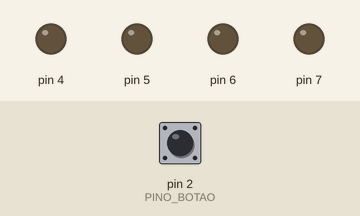
The sketch below on a simulated Arduino Uno, built with avr-gcc and run on an emulated ATmega328P. Parts: output pins drawn as LEDs (lit = HIGH). The test bench sets the inputs (shaded band); at power-on: pin 2 (PINO_BOTAO) HIGH.

Above: at 1.2 s.
1.3 s: pin 2 (PINO_BOTAO) pulled LOW for 0.15 s
At 2.1 s:
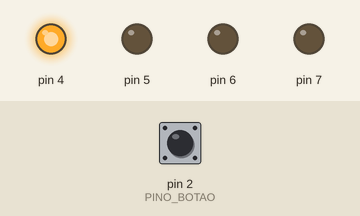
2.9 s: pin 2 (PINO_BOTAO) pulled LOW for 0.15 s
At 3.3 s:
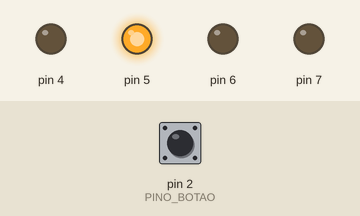
4.5 s: pin 2 (PINO_BOTAO) pulled LOW for 1 s
At 5.8 s:
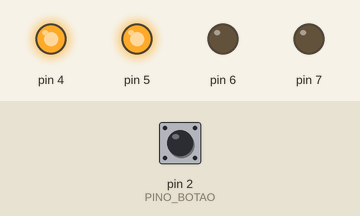
7.0 s: pin 2 (PINO_BOTAO) pulled LOW for 0.15 s
At 7.7 s:
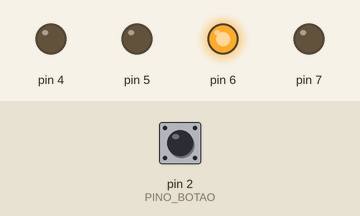
8.6 s: pin 2 (PINO_BOTAO) pulled LOW for 1 s
At 10.1 s:
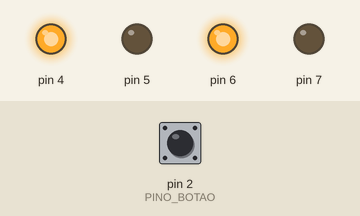
11.1 s: pin 2 (PINO_BOTAO) pulled LOW for 3.2 s
At 14.9 s:
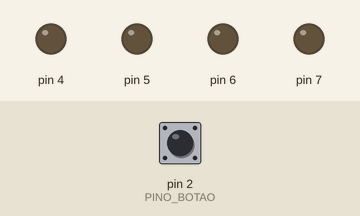
Timing chart, 0 to 16.4 s (numbered marks = the images above; inputs shaded):
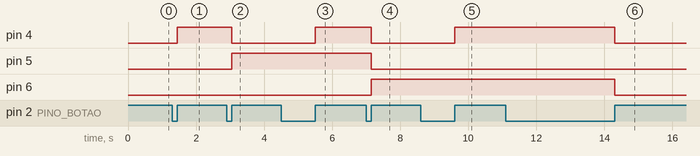

The sketch:

aula16_nivel3.ino
```cpp
// Aula 16 – Nível 3: Contador em binário com reset
// pecas: botao 2; led 4 vermelho; led 5 vermelho; led 6 vermelho; led 7 vermelho
// Cada toque soma 1 (0 a 15 em binário nos LEDs); segurar 1 s zera
#include <Arduino.h>                               // funções do Arduino (pinMode, digitalWrite, delay...)
#define PINO_BOTAO 2                               // botão no pino 2
int contagem = 0;                                  // valor mostrado em binário

void mostrar() {                                   // contagem em binário nos pinos 4 a 7
  for (int bit = 0; bit < 4; bit++) digitalWrite(4 + bit, bitRead(contagem, bit));   // bit 0 no pino 4, bit 3 no pino 7
}

void setup() {                                     // roda uma vez, quando a placa liga
  pinMode(PINO_BOTAO, INPUT_PULLUP);               // PINO_BOTAO como entrada com pull-up interno
  for (int pino = 4; pino <= 7; pino++) pinMode(pino, OUTPUT);   // pinos 4 a 7 como saída
  mostrar();                                       // atualiza a exibição
}

void loop() {                                      // repete para sempre
  if (digitalRead(PINO_BOTAO) == LOW) {            // botão apertado?
    unsigned long inicio = millis();               // marca o instante inicial
    delay(30);                                     // debounce simples
    while (digitalRead(PINO_BOTAO) == LOW) {       // espera soltar
    }
    if (millis() - inicio > 1000) contagem = 0;    // toque longo: zera
    else contagem = (contagem + 1) % 16;           // toque curto: soma
    mostrar();                                     // atualiza a exibição
  }
}
```

Measured:
- after the input at 1.3 s, pin 4: LOW → HIGH after 0.15 s
- after the input at 2.9 s, pin 4: HIGH → LOW after 0.15 s; pin 5: LOW → HIGH after 0.15 s
- after the input at 4.5 s, pin 4: LOW → HIGH after 1.0 s
- after the input at 7.0 s, pin 4, pin 5: HIGH → LOW after 0.15 s; pin 6: LOW → HIGH after 0.15 s
- after the input at 8.6 s, pin 4: LOW → HIGH after 1.0 s
- after the input at 11.1 s, pin 4, pin 6: HIGH → LOW after 3.2 s
